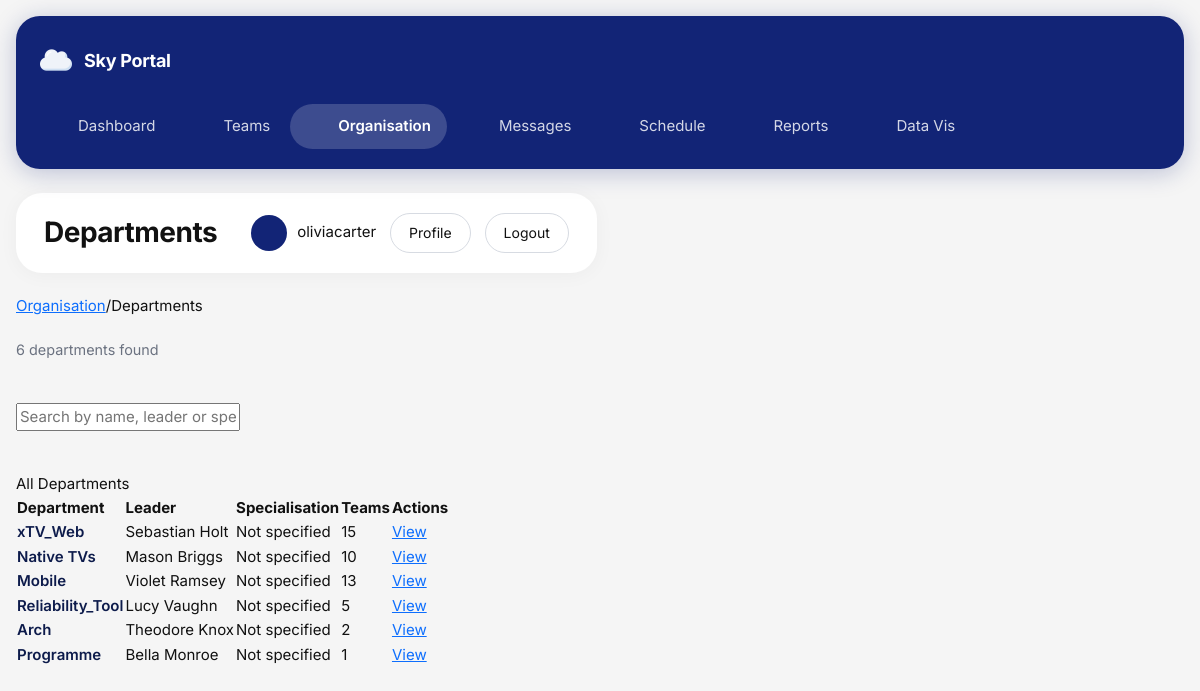
The page /organisation/departments/ (signed in) on the database its author committed.
### organisation/models.py (models this page shows, shortened)
class Department(models.Model):
    name = models.CharField(max_length=100, unique=True)
    description = models.TextField(blank=True)
    specialisation = models.CharField(max_length=200, blank=True)
    leader = models.ForeignKey(
        User,
        on_delete=models.SET_NULL,
        null=True,
        blank=True,
        related_name='led_departments'
    )
    created_at = models.DateTimeField(auto_now_add=True)
    updated_at = models.DateTimeField(auto_now=True)
    def team_count(self):
        return self.teams.count()

### organisation/views.py (the view, shortened to what this page needs)
# urls.py: path('departments/', views.department_list, name='department_list'),
@login_required
def department_list(request):
    query = request.GET.get('q', '')
    departments = Department.objects.select_related('leader').prefetch_related('teams')
    return render(request, 'organisation/department_list.html', {
        'departments': departments,
        'query': query,
    })

### organisation/templates/organisation/department_list.html (shortened to what this page needs)
{% extends 'base.html' %}
{% block nav_organisation %}active{% endblock %}
{% block page_heading %}Departments{% endblock %}
{% block content %}
<div class="portal-bc">
    <a href="{% url 'organisation:department_list' %}">Organisation</a><span class="sep">/</span><span class="current">Departments</span>
</div>
<div style="display:flex;align-items:center;justify-content:space-between;margin-bottom:20px;">
    <p style="color:#6b7280;font-size:0.9rem;margin:0;">{{ departments.count }} department{{ departments.count|pluralize }} found</p>
</div>
<form method="GET" style="margin-bottom:20px;">
    <div class="portal-search">
        <input type="text" name="q" placeholder="Search by name, leader or specialisation..." value="{{ query }}">
    </div>
</form>
<div class="portal-table">
    <div class="table-title"> All Departments</div>
    <table>
        <thead>
            <tr><th>Department</th><th>Leader</th><th>Specialisation</th><th>Teams</th><th>Actions</th></tr>
        </thead>
        <tbody>
            {% for dept in departments %}
            <tr>
                <td style="font-weight:600;color:#0d1b4b;">{{ dept.name }}</td>
                <td>
                    {% if dept.leader %}
                        {{ dept.leader.get_full_name|default:dept.leader.username }}
                    {% else %}
                        Not assigned
                    {% endif %}
                </td>
                <td>{% if dept.specialisation %}<span class="badge-dept">{{ dept.specialisation }}</span>{% else %}Not specified{% endif %}</td>
                <td><span class="badge-count">{{ dept.team_count }}</span></td>
                <td>
                    <div style="display:flex;gap:6px;">
                        <a href="{% url 'organisation:department_detail' dept.pk %}" class="btn-portal btn-portal-sm">View</a>
                    </div>
                </td>
            </tr>
            {% empty %}
            <tr><td colspan="5" style="text-align:center;padding:40px;color:#9ca3af;">No departments found.</td></tr>
            {% endfor %}
        </tbody>
    </table>
</div>
{% endblock %}

### templates/base.html (shortened to what this page needs)
<!DOCTYPE html>
<html lang="en">
<head>
    {% load static %}
    <link href="https://cdn.jsdelivr.net/npm/bootstrap@5.3.3/dist/css/bootstrap.min.css" rel="stylesheet">
    <link href="{% static 'css/styles.css' %}" rel="stylesheet">
</head>
<body>
    {% block fullpage %}
    <div class="app-layout">
        <aside class="app-sidebar">
            <div class="app-sidebar-inner">
                <div class="sidebar-brand">
                    <div class="top-shell-brand d-flex align-items-center gap-2">
                        <img src="{% static 'images/cloud.png' %}" alt="Sky Logo" style="height: 32px;">
                    </div>
                    <div class="sidebar-brand-text">Sky Portal</div>
                </div>
                <nav class="sidebar-nav">
                    <a href="/teams/dashboard/" class="sidebar-link {% block nav_dashboard %}{% endblock %}">
                        <span>Dashboard</span>
                    </a>
                    <a href="/teams/" class="sidebar-link {% block nav_teams %}{% endblock %}">
                        <span>Teams</span>
                    </a>
                    <a href="/organisation/" class="sidebar-link {% block nav_organisation %}{% endblock %}">
                        <span>Organisation</span>
                    </a>
                    <a href="/messages/" class="sidebar-link {% block nav_messages %}{% endblock %}">
                        <span>Messages</span>
                    </a>
                    <a href="/schedule/" class="sidebar-link {% block nav_schedule %}{% endblock %}">
                        <span>Schedule</span>
                    </a>
                    <a href="/reports/" class="sidebar-link {% block nav_reports %}{% endblock %}">
                        <span>Reports</span>
                    </a>
                    <a href="/datavis/" class="sidebar-link {% block nav_datavis %}{% endblock %}">
                        <span>Data Vis</span>
                    </a>
                </nav>
            </div>
        </aside>
        <div class="app-main">
            <header class="top-shell">
                <div class="top-shell-title-wrap">
                    <h1 class="top-shell-title">{% block page_heading %}Sky Portal{% endblock %}</h1>
                </div>
                <div class="top-shell-right">
                    {% if user.is_authenticated %}
                        <div class="top-shell-profile">
                            <div class="top-shell-avatar"></div>
                            <span class="top-shell-username">{{ user.username }}</span>
                        </div>
                        <a href="/accounts/profile/" class="top-shell-pill-link">Profile</a>
                        <form method="post" action="/accounts/logout/" class="mb-0">
                            <button type="submit" class="top-shell-pill-link top-shell-pill-light">Logout</button>
                        </form>
                    {% else %}
                        <a href="/accounts/login/" class="top-shell-pill-link top-shell-pill-light">Login</a>
                        <a href="/accounts/signup/" class="top-shell-pill-link">Sign Up</a>
                    {% endif %}
                </div>
            </header>
            <main class="page-content">
                {% block content %}{% endblock %}
            </main>
        </div>
    </div>
    {% endblock %}
</body>
</html>

### static/css/styles.css (style rules this page uses)
:root { --primary: #122476; --primary-dark: #0d1a5c; --primary-soft: #4f5fa8; --bg: #f5f5f5; --card: #ffffff; --border: #d7dbe2; --muted: #8b9098; --text: #111111; --pill-bg: #f7f7f8; --sidebar-text: rgba(255, 255, 255, 0.82); --sidebar-active: rgba(255, 255, 255, 0.18); --success-bg: #d4f4dd; --success-text: #1a7f37; --radius-xl: 26px; --radius-lg: 22px; --radius-md: 18px; --radius-pill: 100px; }
* { box-sizing: border-box; }
html, body { margin: 0; padding: 0; }
body { font-family: "Inter", sans-serif; background: var(--bg); color: var(--text); font-size: 15px; font-weight: 400; }
.app-layout { min-height: 100vh; display: flex; gap: 24px; padding: 16px; background: var(--bg); align-items: flex-start; }
.app-sidebar { width: 260px; flex-shrink: 0; background: var(--primary); border-radius: 24px; padding: 18px 14px 20px; display: flex; flex-direction: column; height: fit-content; position: sticky; top: 16px; box-shadow: 0 4px 24px rgba(18, 36, 118, 0.25); }
.app-main { flex: 1; min-width: 0; display: flex; flex-direction: column; gap: 22px; }
.page-content { display: flex; flex-direction: column; gap: 22px; }
.sidebar-brand { display: flex; align-items: center; gap: 12px; padding: 10px 10px 22px; margin-bottom: 6px; }
.sidebar-brand-text { font-size: 18px; font-weight: 700; color: #ffffff; letter-spacing: -0.3px; }
.sidebar-nav { display: flex; flex-direction: column; gap: 4px; }
.sidebar-link { display: flex; align-items: center; gap: 12px; padding: 11px 16px; border-radius: var(--radius-pill); text-decoration: none; color: var(--sidebar-text); font-size: 15px; font-weight: 400; transition: all 0.2s ease; }
.sidebar-link.active { background: var(--sidebar-active); color: #ffffff; font-weight: 600; }
.top-shell { background: #ffffff; border: none; border-radius: var(--radius-xl); min-height: 80px; padding: 16px 28px; display: flex; justify-content: space-between; align-items: center; gap: 20px; box-shadow: 0 2px 20px rgba(0, 0, 0, 0.04); }
.top-shell-title-wrap { display: flex; align-items: center; min-width: 0; }
.top-shell-title { margin: 0; font-size: 28px; font-weight: 700; letter-spacing: -0.5px; color: var(--text); }
.top-shell-right { display: flex; align-items: center; gap: 14px; flex-wrap: wrap; justify-content: flex-end; }
.top-shell-profile { display: flex; align-items: center; gap: 10px; }
.top-shell-avatar { width: 36px; height: 36px; border-radius: 50%; background: var(--primary); flex-shrink: 0; display: flex; align-items: center; justify-content: center; font-size: 15px; color: #ffffff; }
.top-shell-username { font-size: 15px; font-weight: 400; color: var(--text); white-space: nowrap; }
.top-shell-pill-link { display: inline-flex; align-items: center; justify-content: center; min-height: 40px; padding: 0 18px; border-radius: var(--radius-pill); border: 1px solid var(--border); background: #ffffff; color: var(--text); text-decoration: none; font-weight: 400; font-size: 14px; transition: all 0.2s ease; cursor: pointer; }
.top-shell-pill-light { background: #ffffff; }
@media (max-width: 1200px) { .app-layout { flex-direction: column; } }
@media (max-width: 1200px) { .app-sidebar { width: 100%; min-height: auto; } }
@media (max-width: 1200px) { .sidebar-nav { flex-direction: row; flex-wrap: wrap; } }

### rows shown on the page
Department: name "xTV_Web", leader.get_full_name "Sebastian Holt", specialisation "Not specified", team_count "15"
Department: name "Native TVs", leader.get_full_name "Mason Briggs", specialisation "Not specified", team_count "10"
Department: name "Mobile", leader.get_full_name "Violet Ramsey", specialisation "Not specified", team_count "13"
Department: name "Reliability_Tool", leader.get_full_name "Lucy Vaughn", specialisation "Not specified", team_count "5"
Department: name "Arch", leader.get_full_name "Theodore Knox", specialisation "Not specified", team_count "2"
Department: name "Programme", leader.get_full_name "Bella Monroe", specialisation "Not specified", team_count "1"

### other values the page prints
{{ user.username }} "oliviacarter"
{{ departments.count }} "6"
